Frame 1 (no input): blank canvas, image omitted
Frame 60 (the mouse pressed at the canvas centre just before this capture): blank canvas, image omitted
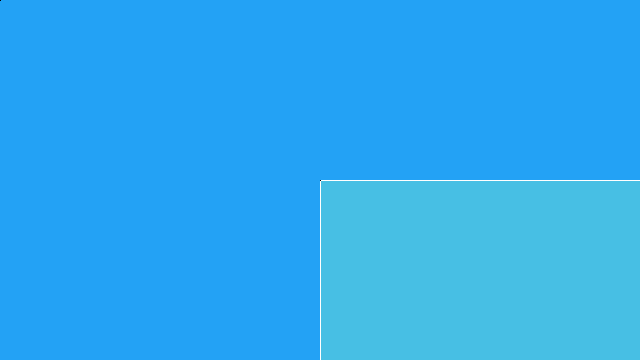
Frame 120 (the mouse held since frame 60 and released just before this capture)

The Processing sketch whose frames 1 and 60 were blank and that drew this single picture after the mouse press (run headless with seeded random() and noise(); from frame 60 on, the mouse is pressed at the canvas centre):

// Processing sketch: processing_92585
// ── processing_92585.pde

/**
 * Patterns. 
 * 
 * Move the cursor over the image to draw with a software tool 
 * which responds to the speed of the mouse. 
 */
 
void setup()
{
  size(640, 360);
  background(35,162,245);
  smooth();
}

void draw() 
{
  // Call the variableEllipse() method and send it the
  // parameters for the current mouse position
  // and the previous mouse position
  variableEllipse(mouseX, mouseY, pmouseX, pmouseY);
}


// The simple method variableEllipse() was created specifically 
// for this program. It calculates the speed of the mouse
// and draws a small ellipse if the mouse is moving slowly
// and draws a large ellipse if the mouse is moving quickly 

void variableEllipse(int x, int y, int px, int py) 
{
  float speed = abs(x-px) + abs(y-py);
  stroke(speed);
  fill(127,237,201,100);
  rect(x, y, speed, speed);

}
